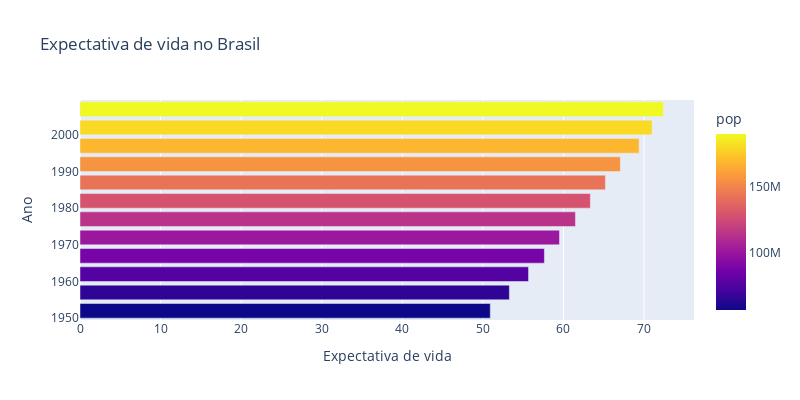

The cell this chart's notebook holds for it:
### Code cell
# Construindo o grafico na horizontal

fig = px.bar(
    data_br, 
    x='lifeExp', 
    y='year', 
    orientation='h',
    labels={
        'lifeExp':'Expectativa de vida',
        'year':'Ano'
    },
    title= 'Expectativa de vida no Brasil',
    height= 400,
    width=800,
    color= 'pop'

)
fig.show()

### Figure 1 — Plotly figure (JSON) as saved in the notebook; plotly's stock layout.template omitted (floating-point values rounded to 4 significant figures)
{"data": [{"alignmentgroup": "True", "hovertemplate": "Expectativa de vida=%{x}<br>Ano=%{y}<br>pop=%{marker.color}<extra></extra>", "legendgroup": "", "marker": {"color": [56602560, 65551171, 76039390, 88049823, 100840058, 114313951, 128962939, 142938076, 155975974, 168546719, 179914212, 190010647], "coloraxis": "coloraxis", "pattern": {"shape": ""}}, "name": "", "offsetgroup": "", "orientation": "h", "showlegend": false, "textposition": "auto", "type": "bar", "x": [50.92, 53.28, 55.66, 57.63, 59.5, 61.49, 63.34, 65.2, 67.06, 69.39, 71.01, 72.39], "xaxis": "x", "y": [1952, 1957, 1962, 1967, 1972, 1977, 1982, 1987, 1992, 1997, 2002, 2007], "yaxis": "y"}], "layout": {"barmode": "relative", "coloraxis": {"colorbar": {"title": {"text": "pop"}}, "colorscale": [[0, "#0d0887"], [0.1111, "#46039f"], [0.2222, "#7201a8"], [0.3333, "#9c179e"], [0.4444, "#bd3786"], [0.5556, "#d8576b"], [0.6667, "#ed7953"], [0.7778, "#fb9f3a"], [0.8889, "#fdca26"], [1, "#f0f921"]]}, "height": 400, "legend": {"tracegroupgap": 0}, "title": {"text": "Expectativa de vida no Brasil"}, "width": 800, "xaxis": {"anchor": "y", "domain": [0, 1], "title": {"text": "Expectativa de vida"}}, "yaxis": {"anchor": "x", "domain": [0, 1], "title": {"text": "Ano"}}}}
